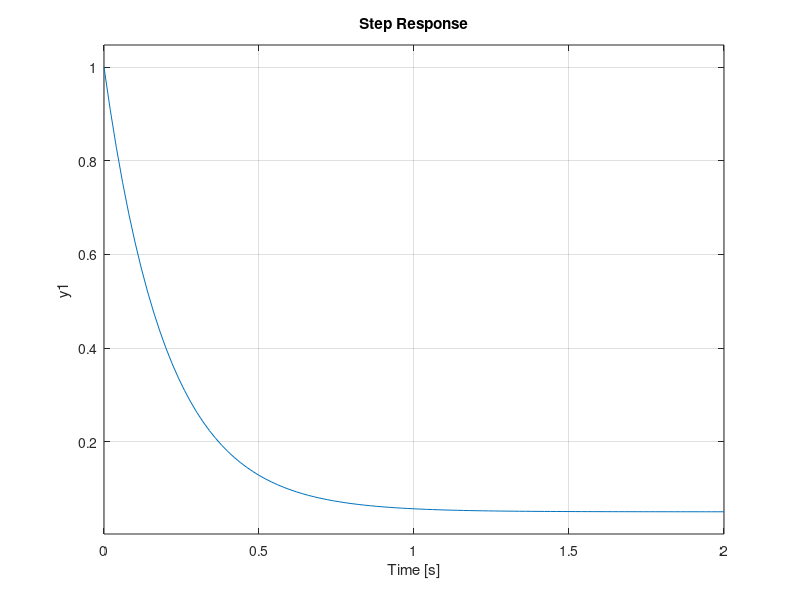

This figure's MATLAB source:
%%step response of 1st order unity feedback system
%%placing zeroes for transfer function:1/(s+5)
%%placing zero at -1/4
H5= tf([1 0.25],[1 5]);
step(H5);
